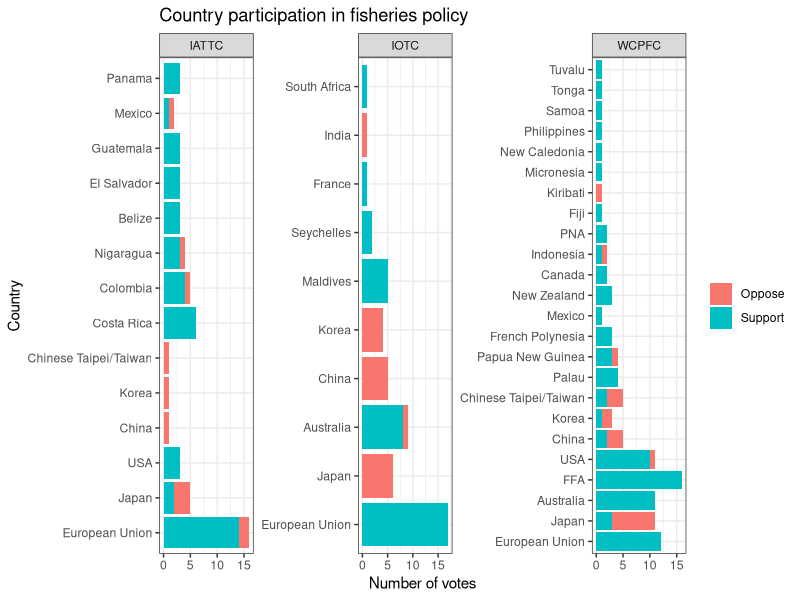
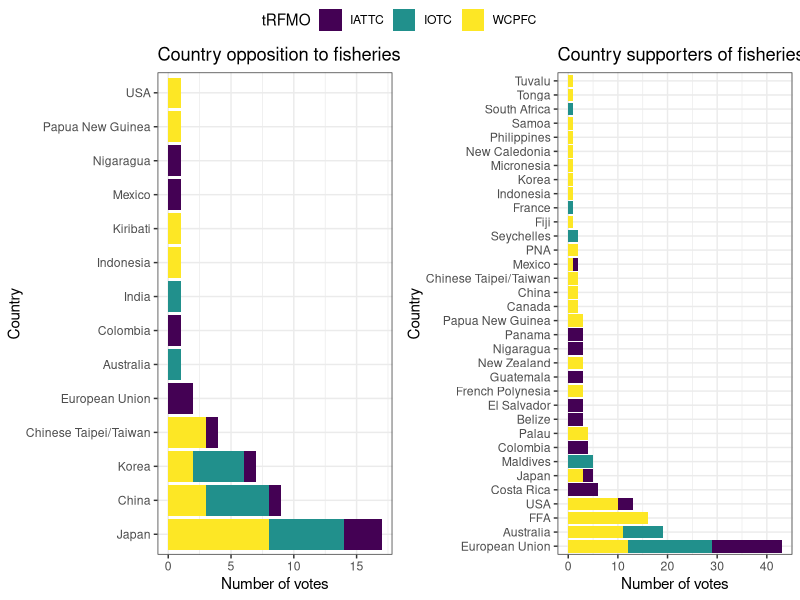

Write R code to recreate these figures, in order.
library(dplyr)
library(tidyverse)
library(reshape2)
library(gridExtra)
library(viridis)
library(ggpubr)
library(here)

#create plot of country participantion for each tRFMO 
#note that this is high level for all shark-related policy (not single species)


all_trfmo_votes<- read.csv(here("01_raw-data", "tRFMO_voting_all.csv"))

#pivot database from wide to long
i<-all_trfmo_votes %>% 
  pivot_longer(!Country, names_to = "position", values_to = "votes")


#add column for commission
i<-i %>%
  mutate(tRFMO= case_when(
    startsWith(position, "iattc") ~ "IATTC" ,
    startsWith(position, "wcpfc") ~ "WCPFC" ,
    startsWith(position, "iotc") ~ "IOTC" ,
    startsWith(position, "iccat") ~ "ICCAT" 
     ))

#add column for position
i<-i %>%
  mutate(stance= case_when(
    endsWith(position, "supported") ~ "Support" ,
    endsWith(position, "proposed") ~ "Support" ,
    endsWith(position, "opposed") ~ "Oppose" 
  ))

#remove NAs
i<-na.omit(i)

#plot in facet 
p1<-ggplot(i, aes( x=reorder(Country, -votes, FUN = sum), y = votes, fill=stance  ))+
  geom_bar( stat= "identity", position= "stack")+
  labs(title="Country participation in fisheries policy",
     y= "Number of votes", x= "Country"  )+
  guides(fill=guide_legend(title=NULL))+
  facet_wrap(~reorder( tRFMO, -votes, FUN= sum), scales= "free_y",  drop=TRUE)+
  coord_flip()+
  theme_bw()

p1 + facet_wrap(vars(tRFMO ), nrow=1, scales= "free",drop=TRUE)

#opposers

opposers<-subset(i, stance == "Oppose")

o<-ggplot(opposers, aes( x=reorder(Country, -votes, FUN = sum), y = votes, fill= tRFMO ))+
  geom_bar( stat= "identity", position= "stack")+
  scale_fill_viridis(discrete=TRUE)+
  labs(title="Country opposition to fisheries policy",
       y= "Number of votes", x= "Country"  )+
 # facet_wrap(~reorder( tRFMO, -votes, FUN= sum), scales= "free_y",  drop=TRUE)+
  coord_flip()+
  theme_bw()

#proposers 

supporters<-subset(i, stance == "Support")

s<- ggplot(supporters, aes( x=reorder(Country, -votes, FUN = sum), y = votes, fill= tRFMO ))+
  geom_bar( stat= "identity", position= "stack")+
  scale_fill_viridis(discrete=TRUE)+
  labs(title="Country supporters of fisheries policy",
       y= "Number of votes", x= "Country"  )+
  # facet_wrap(~reorder( tRFMO, -votes, FUN= sum), scales= "free_y",  drop=TRUE)+
  coord_flip()+
  theme_bw()

ggarrange(o,s , ncol=2, common.legend=TRUE)
